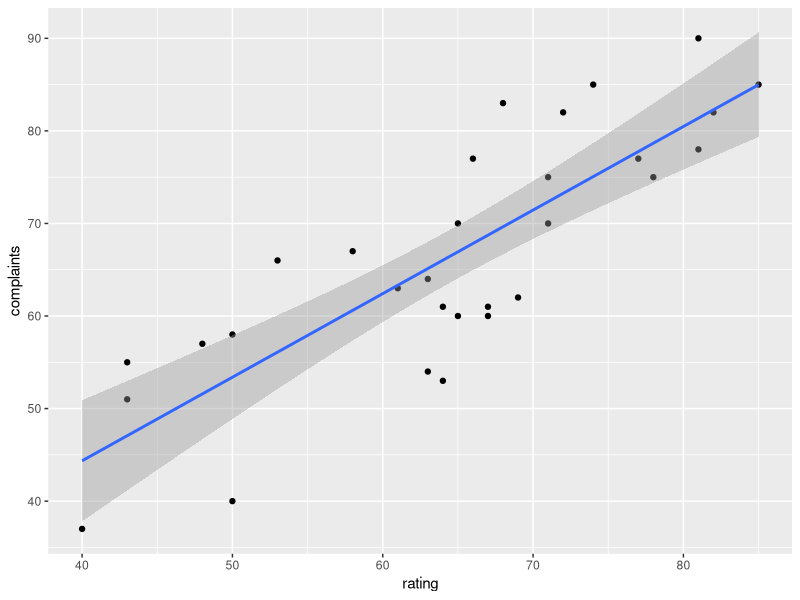
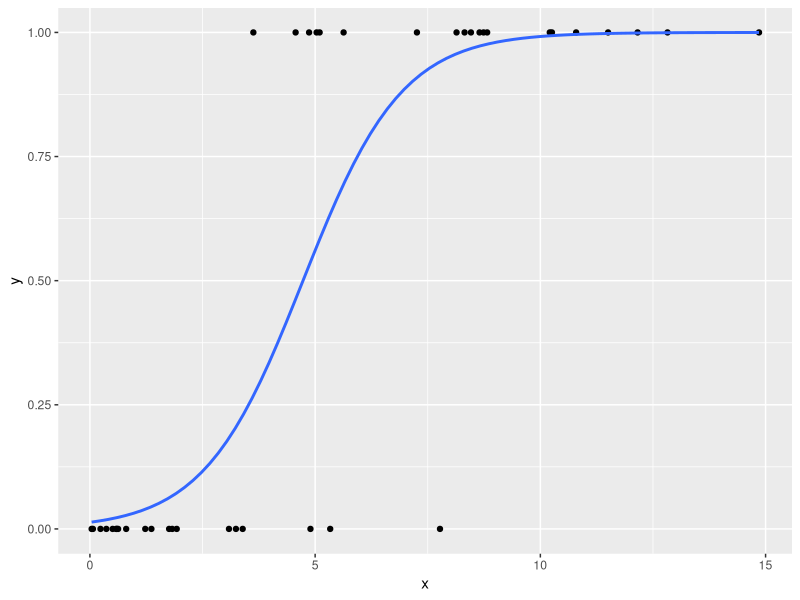

Source code (R) for these figures, in order:
## ---- chunk 1
library(tidyverse)
library(datasets)
## ---- chunk 2
ggplot(attitude, aes(rating, complaints))+
  geom_point()+
  geom_smooth(method = 'lm')
## ---- chunk 3
set.seed(123)
df <- tibble(x = c(rchisq(20, 2),rchisq(20, 10)), y = rep(c(0,1), each=20))

ggplot(df, aes(x, y))+
  geom_point()+
  geom_smooth(method = "glm", 
    method.args = list(family = "binomial"), 
    se = FALSE)
## ---- chunk 4
iris
